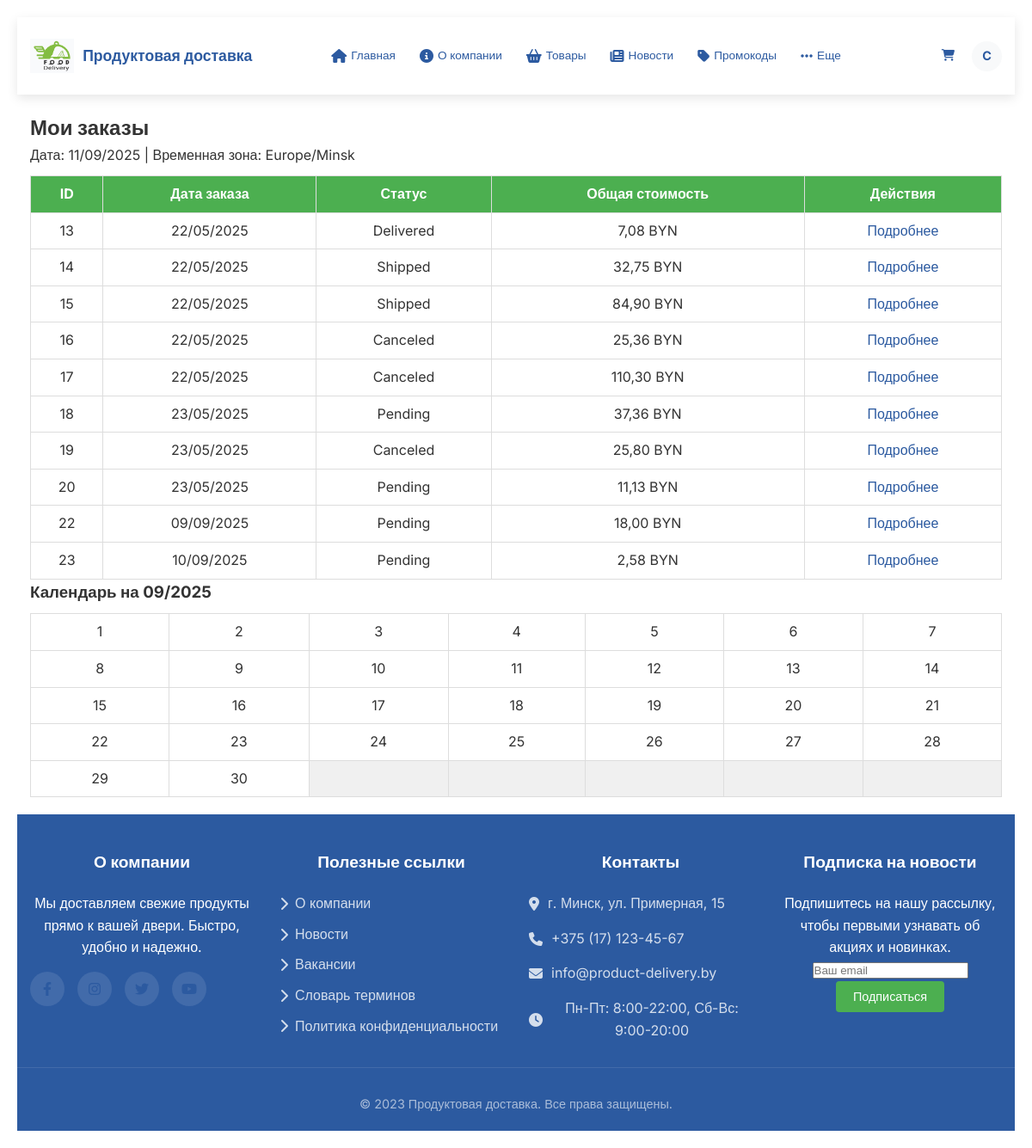
Screenshot of /orders/ (signed in) with the database file from the repository.
### delivery_app/models.py (models this page shows, shortened)
class Order(models.Model):
    STATUS_CHOICES = (
        ('Pending', 'В ожидании'),
        ('Shipped', 'Отправлен'),
        ('Delivered', 'Доставлен'),
        ('Canceled', 'Отменен'),
    )
    DELIVERY_METHODS = (
        ('pickup', 'Самовывоз'),
        ('courier', 'Курьер'),
    )
    PAYMENT_METHODS = [
        ("card", "Банковская карта"),
        ("cash", "Наличные при получении"),
    ]
    payment_method = models.CharField(max_length=20, choices=PAYMENT_METHODS, default="cash")
    payment_status = models.CharField(max_length=20, choices=[('pending', 'Ожидает оплаты'), ('paid', 'Оплачено'), ('failed', 'Ошибка оплаты')],default='pending')
    payment_id = models.CharField(max_length=100, blank=True, null=True)
    client = models.ForeignKey(Client, on_delete=models.CASCADE, related_name='orders')
    employee = models.ForeignKey(Employee, on_delete=models.SET_NULL, null=True, blank=True, related_name='handled_orders')
    pickup_point = models.ForeignKey(PickupPoint, on_delete=models.SET_NULL, null=True, blank=True, related_name='orders')
    status = models.CharField(max_length=20, choices=STATUS_CHOICES, default='Pending')
    date_ordered = models.DateTimeField(auto_now_add=True)
    date_delivered = models.DateTimeField(null=True, blank=True)
    delivery_cost = models.DecimalField(max_digits=10, decimal_places=2, default=Decimal('0.00'))
    delivery_method = models.CharField(max_length=20, choices=DELIVERY_METHODS, default='pickup')
    delivery_address = models.CharField(max_length=200, blank=True, help_text="Адрес доставки для курьера")
    promocode = models.ForeignKey(PromoCode, on_delete=models.SET_NULL, null=True, blank=True, related_name='orders')  # Новая связь
    @property
    def total_cost(self):
        base_total = sum(Decimal(str(item.quantity)) * item.price for item in self.orderitem_set.all())
        total = base_total + self.delivery_cost
        return total.quantize(Decimal('0.01'), rounding=ROUND_HALF_UP)

class OrderItem(models.Model):
    order = models.ForeignKey(Order, on_delete=models.CASCADE, related_name='orderitem_set')
    product = models.ForeignKey(Product, on_delete=models.CASCADE, related_name='order_items')
    quantity = models.DecimalField(max_digits=10, decimal_places=2)
    price = models.DecimalField(max_digits=10, decimal_places=2)

### delivery_app/views.py (the view)
# urls.py: path('orders/', views.OrderListView.as_view(), name='order_list'),
class OrderListView(LoginRequiredMixin, ListView):
    model = Order
    template_name = 'delivery_app/order_list.html'
    context_object_name = 'orders'
    def get_queryset(self):
        user = self.request.user
        if user.is_superuser:
            return Order.objects.all()  # Суперпользователь видит все заказы
        try:
            employee = Employee.objects.get(user=user)
            return Order.objects.filter(employee=employee)  # Сотрудник видит свои заказы
        except Employee.DoesNotExist:
            try:
                client = Client.objects.get(user=user)
                return Order.objects.filter(client=client)  # Клиент видит свои заказы
            except Client.DoesNotExist:
                return Order.objects.none()
    def get_context_data(self, **kwargs):
        context = super().get_context_data(**kwargs)
        context['current_date'] = timezone.now().strftime('%d/%m/%Y')
        context['timezone'] = 'Europe/Minsk'
        context['calendar'] = calendar.monthcalendar(timezone.now().year, timezone.now().month)
        return context

### delivery_app/templates/delivery_app/order_list.html (shortened to what this page needs)
{% extends "delivery_app/base.html" %}
{% block content %}
<h2>Мои заказы</h2>
<p>Дата: {{ current_date }} | Временная зона: {{ timezone }}</p>
{% if orders %}
    <table border="1">
        <thead>
            <tr>
                <th>ID</th>
                <th>Дата заказа</th>
                <th>Статус</th>
                <th>Общая стоимость</th>
                <th>Действия</th>
            </tr>
        </thead>
        <tbody>
            {% for order in orders %}
            <tr>
                <td>{{ order.id }}</td>
                <td>{{ order.date_ordered|date:'d/m/Y' }}</td>
                <td>{{ order.status }}</td>
                <td>{{ order.total_cost|floatformat:2 }} BYN</td>
                <td><a href="{% url 'delivery_app:order_detail' order.id %}">Подробнее</a></td>
            </tr>
            {% endfor %}
        </tbody>
    </table>
{% else %}
    <p>У вас нет заказов.</p>
{% endif %}
<h3>Календарь на {{ current_date|slice:"3:10" }}</h3>
<table border="1">
    {% for week in calendar %}
    <tr>
        {% for day in week %}
        <td{% if day == 0 %} class="empty"{% endif %}>
            {{ day|default:"" }}
        </td>
        {% endfor %}
    </tr>
    {% endfor %}
</table>
{% endblock %}

### delivery_app/templates/delivery_app/base.html (shortened to what this page needs)
{% load static %}
<!DOCTYPE html>
<html lang="ru">
<head>
    <link rel="stylesheet" href="https://cdnjs.cloudflare.com/ajax/libs/font-awesome/6.4.0/css/all.min.css">
    <link rel="stylesheet" href="{% static 'delivery_app/css/style.css' %}">
</head>
<body>
    <header>
        <div class="header-container">
            <a href="{% url 'delivery_app:home' %}" class="logo">
                <img src="{% static 'delivery_app/images/logo.png' %}" alt="Логотип доставки продуктов">
                <span class="logo-text">Продуктовая доставка</span>
            </a>
            <nav class="nav-desktop">
                <ul class="nav-menu">
                    <li><a href="{% url 'delivery_app:home' %}" class="nav-link {% if request.resolver_match.url_name == 'home' %}active{% endif %}">
                        <i class="fas fa-home nav-icon"></i> Главная
                    </a></li>
                    <li><a href="{% url 'delivery_app:about' %}" class="nav-link {% if request.resolver_match.url_name == 'about' %}active{% endif %}">
                        <i class="fas fa-info-circle nav-icon"></i> О компании
                    </a></li>
                    <li><a href="{% url 'delivery_app:product_list' %}" class="nav-link {% if request.resolver_match.url_name == 'product_list' %}active{% endif %}">
                        <i class="fas fa-shopping-basket nav-icon"></i> Товары
                    </a></li>
                    <li><a href="{% url 'delivery_app:news' %}" class="nav-link {% if request.resolver_match.url_name == 'news' %}active{% endif %}">
                        <i class="fas fa-newspaper nav-icon"></i> Новости
                    </a></li>
                    <li><a href="{% url 'delivery_app:promocodes' %}" class="nav-link {% if request.resolver_match.url_name == 'promocodes' %}active{% endif %}">
                        <i class="fas fa-tag nav-icon"></i> Промокоды
                    </a></li>
                    <li class="more-menu">
                        <a href="#" class="nav-link">
                            <i class="fas fa-ellipsis-h nav-icon"></i> Еще
                        </a>
                    </li>
                </ul>
                <div class="user-menu">
                    <a href="{% url 'delivery_app:cart' %}" class="nav-link" title="Корзина" style="position: relative;">
                        <i class="fas fa-shopping-cart"></i>
                    </a>
                    {% if user.is_authenticated %}
                    <div class="user-avatar" title="{{ user.username }}">
                        {{ user.username|first|upper }}
                    </div>
                    {% else %}
                    <a href="{% url 'delivery_app:login' %}" class="btn btn-outline">Войти</a>
                    <a href="{% url 'delivery_app:register' %}" class="btn btn-primary">Регистрация</a>
                    {% endif %}
                </div>
            </nav>
        </div>
    </header>
    <main>
        <div class="container">
            {% block content %}
            {% endblock %}
        </div>
    </main>
    <footer>
        <div class="footer-container">
            <div class="footer-section">
                <h3>О компании</h3>
                <p>Мы доставляем свежие продукты прямо к вашей двери. Быстро, удобно и надежно.</p>
                <div class="social-links">
                    <a href="#" class="social-link"><i class="fab fa-facebook-f"></i></a>
                    <a href="#" class="social-link"><i class="fab fa-instagram"></i></a>
                    <a href="#" class="social-link"><i class="fab fa-twitter"></i></a>
                    <a href="#" class="social-link"><i class="fab fa-youtube"></i></a>
                </div>
            </div>
            <div class="footer-section">
                <h3>Полезные ссылки</h3>
                <div class="footer-links">
                    <a href="{% url 'delivery_app:about' %}"><i class="fas fa-chevron-right"></i> О компании</a>
                    <a href="{% url 'delivery_app:news' %}"><i class="fas fa-chevron-right"></i> Новости</a>
                    <a href="{% url 'delivery_app:vacancies' %}"><i class="fas fa-chevron-right"></i> Вакансии</a>
                    <a href="{% url 'delivery_app:faq' %}"><i class="fas fa-chevron-right"></i> Словарь терминов</a>
                    <a href="{% url 'delivery_app:privacy_policy' %}"><i class="fas fa-chevron-right"></i> Политика конфиденциальности</a>
                </div>
            </div>
            <div class="footer-section">
                <h3>Контакты</h3>
                <div class="contact-info">
                    <div class="contact-item">
                        <i class="fas fa-map-marker-alt"></i>
                        <span>г. Минск, ул. Примерная, 15</span>
                    </div>
                    <div class="contact-item">
                        <i class="fas fa-phone"></i>
                        <span>+375 (17) 123-45-67</span>
                    </div>
                    <div class="contact-item">
                        <i class="fas fa-envelope"></i>
                        <span>info@product-delivery.by</span>
                    </div>
                    <div class="contact-item">
                        <i class="fas fa-clock"></i>
                        <span>Пн-Пт: 8:00-22:00, Сб-Вс: 9:00-20:00</span>
                    </div>
                </div>
            </div>
            <div class="footer-section">
                <h3>Подписка на новости</h3>
                <p>Подпишитесь на нашу рассылку, чтобы первыми узнавать об акциях и новинках.</p>
                <form class="subscribe-form">
                    <input type="email" placeholder="Ваш email" required>
                    <button type="submit" class="btn btn-primary">Подписаться</button>
                </form>
            </div>
        </div>
        <div class="footer-bottom">
            <p>&copy; 2023 Продуктовая доставка. Все права защищены.</p>
        </div>
    </footer>
</body>
</html>

### delivery_app/static/delivery_app/css/style.css (style rules this page uses)
body { font-family: Arial, sans-serif; margin: 0; padding: 20px; background-color: #f9f9f9; color: #333 !important; background-image: none !important; }
header { background-color: #4CAF50; color: white; padding: 10px 0; text-align: center; }
table { width: 100%; border-collapse: collapse; margin-top: 10px; }
table, th, td { border: 1px solid #ddd; }
th, td { padding: 8px; text-align: center; color: #333; }
th { background-color: #4CAF50; color: white; }
.empty { background-color: #f0f0f0; }
button[type="submit"] { background-color: #4CAF50; color: white; padding: 10px 20px; border: none; border-radius: 4px; cursor: pointer; }
footer { margin-top: 20px; text-align: center; color: #777; }
.btn { padding: 8px 15px; border: none; border-radius: 4px; text-decoration: none; color: white; cursor: pointer; }
.btn-primary { background-color: #4CAF50; }
.btn { display: inline-block; padding: 10px 20px; background-color: #2c5aa0; color: white; text-decoration: none; border-radius: 4px; transition: background-color 0.3s; }

### rows the page displays
Order: id "13", date_ordered "22/05/2025", status "Delivered", total_cost "7,08"
Order: id "14", date_ordered "22/05/2025", status "Shipped", total_cost "32,75"
Order: id "15", date_ordered "22/05/2025", status "Shipped", total_cost "84,90"
Order: id "16", date_ordered "22/05/2025", status "Canceled", total_cost "25,36"
Order: id "17", date_ordered "22/05/2025", status "Canceled", total_cost "110,30"
Order: id "18", date_ordered "23/05/2025", status "Pending", total_cost "37,36"
Order: id "19", date_ordered "23/05/2025", status "Canceled", total_cost "25,80"
Order: id "20", date_ordered "23/05/2025", status "Pending", total_cost "11,13"
Order: id "22", date_ordered "09/09/2025", status "Pending", total_cost "18,00"
Order: id "23", date_ordered "10/09/2025", status "Pending", total_cost "2,58"

### other values shown
{{ user.username|first|upper }} "C"
{{ current_date }} "11/09/2025"
{{ timezone }} "Europe/Minsk"
{{ current_date|slice:"3:10" }} "09/2025"
{{ day|default:"" }} "1" "2" "3" "4" "5" "6" "7" "8" "9" "10" "11" "12" "13" "14" "15" "16" "17" "18" "19" "20" "21" "22" "23" "24" "25" "26" "27" "28" "29" "30"
